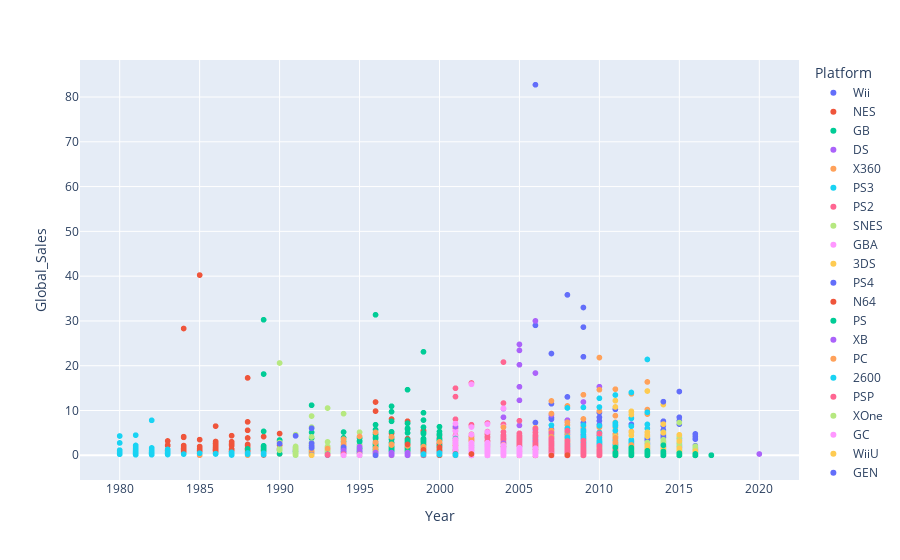

The cell this chart's notebook holds for it:
### Code cell
# create a scatter plot to observe any outliers in the data
# refer to scatter plot examples here: https://plotly.com/python/line-and-scatter/
# tip: include the hover_data argument 
px.scatter(df, x="Year", y="Global_Sales", hover_data=["Name"], color="Platform")

### Figure 1 — Plotly figure (JSON) as saved in the notebook; plotly's stock layout.template omitted (floating-point values rounded to 4 significant figures; data arrays with more than 128 entries replaced by an {"elided": "..."} marker saying what was removed)
{"data": [{"customdata": {"elided": "1325x1 str values"}, "hovertemplate": "Platform=Wii<br>Year=%{x}<br>Global_Sales=%{y}<br>Name=%{customdata[0]}<extra></extra>", "legendgroup": "Wii", "marker": {"color": "#636efa", "symbol": "circle"}, "mode": "markers", "name": "Wii", "showlegend": true, "type": "scattergl", "x": {"elided": "1325 int values"}, "xaxis": "x", "y": {"elided": "1325 float values"}, "yaxis": "y"}, {"customdata": [["Super Mario Bros."], ["Duck Hunt"], ["Super Mario Bros. 3"], ["Super Mario Bros. 2"], ["The Legend of Zelda"], ["Tetris"], ["Dr. Mario"], ["Zelda II: The Adventure of Link"], ["Teenage Mutant Ninja Turtles"], ["Excitebike"], ["Golf"], ["Dragon Warrior III"], ["Kung Fu"], ["Baseball"], ["Dragon Warrior IV"], ["World Class Track Meet"], ["Mike Tyson's Punch-Out!!"], ["Metroid"], ["Super Mario Bros.: The Lost Levels"], ["Dragon Warrior II"], ["Dragon Warrior"], ["Ice Hockey"], ["Pro Wrestling"], ["Mario Bros."], ["Teenage Mutant Ninja Turtles II: The Arcade Game"], ["Pro Yakyuu Family Stadium"], ["Tennis"], ["Volleyball"], ["Mahjong"], ["R.C. Pro-Am"], ["Rad Racer"], ["Soccer"], ["Pinball"], ["Kid Icarus"], ["Yoshi"], ["Kirby's Adventure"], ["Disney's DuckTales"], ["Ghosts 'n Goblins"], ["Donkey Kong Classics"], ["F1 Race"], ["Xevious"], ["Mega Man 2"], ["Ice Climber"], ["Ninja Hattori Kun: Ninja wa Shuugyou Degogiru no Maki"], ["Nintendo World Cup"], ["4 Nin uchi Mahjong"], ["Pro Yakyuu Family Stadium '87"], ["Final Fantasy III"], ["Teenage Mutant Ninja Turtles III: The Manhattan Project"], ["Gradius"], ["Gyromite"], ["Hogan's Alley"], ["Dragon Ball: Daimaou Fukkatsu"], ["Gegege no Kitarou 2: Youkai Gundan no Chousen"], ["Castlevania"], ["Pac-Man"], ["TwinBee"], ["Ganbare Goemon! Karakuri Douchuu"], ["Disney's Chip 'n Dale: Rescue Rangers"], ["Pro Yakyuu Family Stadium '88"], ["Mega Man 3"], ["Doraemon"], ["Commando"], ["Donkey Kong"], ["Yoshi's Cookie"], ["Donkey Kong Jr."], ["Lode Runner"], ["Famicom Jump: Eiyuu Retsuden"], ["Popeye"], ["Adventure Island"], ["Tag Team Match M.U.S.C.L.E."], ["Bomberman"], ["1942"], ["NES Open Tournament Golf"], ["Tetris 2"], ["Star Soldier"], ["Mega Man 4"], ["Castlevania II: Simon's Quest"], ["Balloon Fight"], ["Castlevania III: Dracula's Curse"], ["Final Fantasy"], ["Clu Clu Land"], ["Mega Man"], ["Mega Man 5"], ["Final Fantasy II"], ["Mappy"], ["The Mysterious Murasame Castle"], ["Mega Man 6"], ["Wrecking Crew"], ["Bomberman II"], ["Dig Dug"], ["Jurassic Park"], ["Tetris 2 + Bombliss"], ["Famista '91"], ["Famista '92"], ["Final Fantasy I & II"], ["Teenage Mutant Ninja Turtles: Tournament Fighters"], ["Adventures of Lolo"]], "hovertemplate": "Platform=NES<br>Year=%{x}<br>Global_Sales=%{y}<br>Name=%{customdata[0]}<extra></extra>", "legendgroup": "NES", "marker": {"color": "#EF553B", "symbol": "circle"}, "mode": "markers", "name": "NES", "showlegend": true, "type": "scattergl", "x": [1985, 1984, 1988, 1988, 1986, 1988, 1990, 1987, 1989, 1984, 1984, 1988, 1985, 1983, 1990, 1986, 1987, 1986, 1986, 1987, 1986, 1988, 1987, 1983, 1990, 1986, 1984, 1987, 1983, 1988, 1986, 1985, 1984, 1986, 1991, 1993, 1989, 1986, 1988, 1984, 1984, 1988, 1985, 1986, 1990, 1984, 1987, 1990, 1991, 1986, 1985, 1984, 1988, 1987, 1986, 1984, 1986, 1986, 1990, 1988, 1990, 1986, 1986, 1983, 1992, 1983, 1984, 1989, 1983, 1986, 1985, 1985, 1985, 1991, 1993, 1986, 1991, 1987, 1985, 1989, 1987, 1984, 1987, 1992, 1988, 1984, 1986, 1993, 1985, 1991, 1985, 1993, 1991, 1990, 1991, 1994, 1992, 1989], "xaxis": "x", "y": [40.24, 28.31, 17.28, 7.46, 6.51, 5.58, 4.85, 4.38, 4.17, 4.16, 4.01, 3.87, 3.5, 3.2, 3.12, 3.08, 3.02, 2.73, 2.65, 2.56, 2.52, 2.42, 2.4, 2.28, 2.23, 2.2, 2.17, 2.15, 2.14, 2.14, 1.96, 1.96, 1.85, 1.76, 1.75, 1.75, 1.67, 1.64, 1.56, 1.52, 1.52, 1.51, 1.5, 1.5, 1.48, 1.45, 1.42, 1.4, 1.39, 1.36, 1.32, 1.27, 1.25, 1.25, 1.23, 1.22, 1.2, 1.2, 1.19, 1.18, 1.17, 1.15, 1.14, 1.13, 1.12, 1.11, 1.1, 1.1, 1.1, 1.05, 1.05, 1.03, 1, 1, 0.98, 0.96, 0.93, 0.93, 0.92, 0.85, 0.84, 0.82, 0.81, 0.79, 0.76, 0.69, 0.57, 0.52, 0.51, 0.44, 0.41, 0.36, 0.32, 0.3, 0.28, 0.11, 0.07, 0.06], "yaxis": "y"}, {"customdata": [["Pokemon Red/Pokemon Blue"], ["Tetris"], ["Pokemon Gold/Pokemon Silver"], ["Super Mario Land"], ["Pokémon Yellow: Special Pikachu Edition"], ["Super Mario Land 2: 6 Golden Coins"], ["Pokémon Crystal Version"], ["Dr. Mario"], ["Pokemon Pinball"], ["Super Mario Land 3: Wario Land"], ["Kirby's Dream Land"], ["Super Mario Bros."], ["Donkey Kong Land"], ["The Legend of Zelda: Link's Awakening"], ["Pokémon Trading Card Game"], ["F-1 Race"], ["Donkey Kong"], ["Kirby's Dream Land 2"], ["Donkey Kong Land II"], ["Dragon Warrior Monsters"], ["The Legend of Zelda: Link's Awakening DX"], ["Wario Land 3"], ["Kirby's Pinball Land"], ["Donkey Kong Country"], ["Yu-Gi-Oh: Duel Monsters 4"], ["Golf"], ["Tennis"], ["Alleyway"], ["Tetris DX"], ["The Legend of Zelda: Oracle of Ages"], ["The Legend of Zelda: Oracle of Seasons"], ["Metroid II: Return of Samus"], ["Harry Potter and the Sorcerer's Stone"], ["Yoshi's Cookie"], ["Baseball"], ["Yu-Gi-Oh! Duel Monsters"], ["Dragon Quest Monsters 2"], ["Wario Land II"], ["Tamagotchi"], ["Game de Hakken!! Tamagotchi 2"], ["Disney's DuckTales"], ["Tony Hawk's Pro Skater"], ["Yakuman"], ["Tetris 2 (All region sales)"], ["Kirby Tilt 'n' Tumble"], ["Game & Watch Gallery 2"], ["Game & Watch Gallery 3"], ["SolarStriker"], ["Mario Tennis"], ["Qix"], ["Super R.C. Pro-Am"], ["Yu-Gi-Oh! Duel Monsters II: Dark Duel Stories"], ["The Final Fantasy Legend"], ["Donkey Kong Land III"], ["Game & Watch Gallery"], ["Pokemon Card GB2: Here Comes Team GR!"], ["Yu-Gi-Oh! Dark Duel Stories"], ["Dragon Warrior III"], ["Dragon Warrior I&II"], ["Final Fantasy Legend III"], ["Yoshi"], ["Mario's Picross"], ["Hamtaro: Ham-Hams Unite!"], ["Medarot 2: Kabuto / Kuwagata Version"], ["Medarot: Kabuto / Kuwagata Version"], ["From TV Animation One Piece: Yume no Lufy Kaizokudan Tanjou!"], ["Wario Land II (GBC)"], ["Final Fantasy Adventure"], ["Mini-Yonku GB: Let's & Go!!"], ["Picross 2"], ["Extra Bases"], ["Kirby's Block Ball"], ["Mario Golf"], ["Gameboy Gallery"], ["Hamster Tarou"], ["Mega Man: Dr. Wily's Revenge"], ["Mega Man II"], ["Donkey Kong GB: Dinky Kong & Dixie Kong"], ["Fushigi no Dungeon: Fuurai no Shiren GB: Tsukikagemura no Kaibutsu"], ["Medarot 3: Kabuto / Kuwagata Version"], ["Power Pro Kun Pocket 2"], ["Harvest Moon GB"], ["Tetris 2 (weekly jp sales)"], ["Tetris Attack"], ["Kirby's Star Stacker"], ["Trade & Battle: Card Hero"], ["GameBoy Wars"], ["Power Pro Kun Pocket"], ["Sakura Wars GB"], ["Star Ocean: Blue Sphere"], ["Yu-Gi-Oh! Monster Capture GB"], ["Harvest Moon 2 GBC"], ["Medarot 4: Kabuto / Kuwagata Version"], ["Mega Man Xtreme"], ["Mega Man Xtreme 2"], ["Metal Gear Solid"], ["Power Pro GB"], ["Teenage Mutant Ninja Turtles II: Back from the Sewers"]], "hovertemplate": "Platform=GB<br>Year=%{x}<br>Global_Sales=%{y}<br>Name=%{customdata[0]}<extra></extra>", "legendgroup": "GB", "marker": {"color": "#00cc96", "symbol": "circle"}, "mode": "markers", "name": "GB", "showlegend": true, "type": "scattergl", "x": [1996, 1989, 1999, 1989, 1998, 1992, 2000, 1989, 1999, 1994, 1992, 1999, 1994, 1992, 1998, 1990, 1994, 1995, 1996, 1998, 1998, 2000, 1992, 2000, 2000, 1989, 1989, 1989, 1998, 2001, 2001, 1991, 2001, 1992, 1989, 1998, 2001, 1997, 1996, 1997, 1988, 2000, 1989, 1992, 2000, 1997, 1999, 1989, 2000, 1990, 1991, 1999, 1989, null, 1997, 2001, 2000, 2000, 1999, 1991, 1991, 1995, 2001, 1999, 1997, 2001, 1998, 1991, 1997, 1996, 1990, 1995, 1999, 1995, 1999, 1991, 1991, 2000, 1996, 2000, 2000, 1997, 1992, 1996, 1997, 2000, 1991, 1999, 2000, 2001, 2000, 1999, 2001, 2000, 2001, 2000, 1998, 1991], "xaxis": "x", "y": [31.37, 30.26, 23.1, 18.14, 14.64, 11.18, 6.39, 5.34, 5.31, 5.19, 5.13, 5.07, 3.91, 3.83, 3.7, 3.41, 3.07, 2.36, 2.35, 2.35, 2.22, 2.2, 2.19, 2.19, 2.18, 2.12, 1.99, 1.94, 1.93, 1.92, 1.86, 1.76, 1.73, 1.68, 1.61, 1.61, 1.56, 1.48, 1.45, 1.45, 1.43, 1.33, 1.28, 1.24, 1.23, 1.22, 1.22, 1.2, 1.18, 1.15, 1.14, 1.1, 1.1, 1.03, 1, 0.89, 0.83, 0.81, 0.77, 0.76, 0.73, 0.62, 0.56, 0.54, 0.4, 0.39, 0.38, 0.38, 0.37, 0.35, 0.33, 0.32, 0.31, 0.3, 0.3, 0.28, 0.28, 0.28, 0.27, 0.27, 0.25, 0.23, 0.23, 0.23, 0.22, 0.2, 0.18, 0.17, 0.14, 0.14, 0.14, 0.12, 0.12, 0.07, 0.07, 0.07, 0.07, 0.06], "yaxis": "y"}, {"customdata": {"elided": "2163x1 str values"}, "hovertemplate": "Platform=DS<br>Year=%{x}<br>Global_Sales=%{y}<br>Name=%{customdata[0]}<extra></extra>", "legendgroup": "DS", "marker": {"color": "#ab63fa", "symbol": "circle"}, "mode": "markers", "name": "DS", "showlegend": true, "type": "scattergl", "x": {"elided": "2163 int values"}, "xaxis": "x", "y": {"elided": "2163 float values"}, "yaxis": "y"}, {"customdata": {"elided": "1265x1 str values"}, "hovertemplate": "Platform=X360<br>Year=%{x}<br>Global_Sales=%{y}<br>Name=%{customdata[0]}<extra></extra>", "legendgroup": "X360", "marker": {"color": "#FFA15A", "symbol": "circle"}, "mode": "markers", "name": "X360", "showlegend": true, "type": "scattergl", "x": {"elided": "1265 int values"}, "xaxis": "x", "y": {"elided": "1265 float values"}, "yaxis": "y"}, {"customdata": {"elided": "1329x1 str values"}, "hovertemplate": "Platform=PS3<br>Year=%{x}<br>Global_Sales=%{y}<br>Name=%{customdata[0]}<extra></extra>", "legendgroup": "PS3", "marker": {"color": "#19d3f3", "symbol": "circle"}, "mode": "markers", "name": "PS3", "showlegend": true, "type": "scattergl", "x": {"elided": "1329 int values"}, "xaxis": "x", "y": {"elided": "1329 float values"}, "yaxis": "y"}, {"customdata": {"elided": "2161x1 str values"}, "hovertemplate": "Platform=PS2<br>Year=%{x}<br>Global_Sales=%{y}<br>Name=%{customdata[0]}<extra></extra>", "legendgroup": "PS2", "marker": {"color": "#FF6692", "symbol": "circle"}, "mode": "markers", "name": "PS2", "showlegend": true, "type": "scattergl", "x": {"elided": "2161 int values"}, "xaxis": "x", "y": {"elided": "2161 float values"}, "yaxis": "y"}, {"customdata": {"elided": "239x1 str values"}, "hovertemplate": "Platform=SNES<br>Year=%{x}<br>Global_Sales=%{y}<br>Name=%{customdata[0]}<extra></extra>", "legendgroup": "SNES", "marker": {"color": "#B6E880", "symbol": "circle"}, "mode": "markers", "name": "SNES", "showlegend": true, "type": "scattergl", "x": {"elided": "239 int values"}, "xaxis": "x", "y": {"elided": "239 float values"}, "yaxis": "y"}, {"customdata": {"elided": "822x1 str values"}, "hovertemplate": "Platform=GBA<br>Year=%{x}<br>Global_Sales=%{y}<br>Name=%{customdata[0]}<extra></extra>", "legendgroup": "GBA", "marker": {"color": "#FF97FF", "symbol": "circle"}, "mode": "markers", "name": "GBA", "showlegend": true, "type": "scattergl", "x": {"elided": "822 int values"}, "xaxis": "x", "y": {"elided": "822 float values"}, "yaxis": "y"}, {"customdata": {"elided": "509x1 str values"}, "hovertemplate": "Platform=3DS<br>Year=%{x}<br>Global_Sales=%{y}<br>Name=%{customdata[0]}<extra></extra>", "legendgroup": "3DS", "marker": {"color": "#FECB52", "symbol": "circle"}, "mode": "markers", "name": "3DS", "showlegend": true, "type": "scattergl", "x": {"elided": "509 int values"}, "xaxis": "x", "y": {"elided": "509 float values"}, "yaxis": "y"}, {"customdata": {"elided": "336x1 str values"}, "hovertemplate": "Platform=PS4<br>Year=%{x}<br>Global_Sales=%{y}<br>Name=%{customdata[0]}<extra></extra>", "legendgroup": "PS4", "marker": {"color": "#636efa", "symbol": "circle"}, "mode": "markers", "name": "PS4", "showlegend": true, "type": "scattergl", "x": {"elided": "336 int values"}, "xaxis": "x", "y": {"elided": "336 float values"}, "yaxis": "y"}, {"customdata": {"elided": "319x1 str values"}, "hovertemplate": "Platform=N64<br>Year=%{x}<br>Global_Sales=%{y}<br>Name=%{customdata[0]}<extra></extra>", "legendgroup": "N64", "marker": {"color": "#EF553B", "symbol": "circle"}, "mode": "markers", "name": "N64", "showlegend": true, "type": "scattergl", "x": {"elided": "319 int values"}, "xaxis": "x", "y": {"elided": "319 float values"}, "yaxis": "y"}, {"customdata": {"elided": "1196x1 str values"}, "hovertemplate": "Platform=PS<br>Year=%{x}<br>Global_Sales=%{y}<br>Name=%{customdata[0]}<extra></extra>", "legendgroup": "PS", "marker": {"color": "#00cc96", "symbol": "circle"}, "mode": "markers", "name": "PS", "showlegend": true, "type": "scattergl", "x": {"elided": "1196 int values"}, "xaxis": "x", "y": {"elided": "1196 float values"}, "yaxis": "y"}, {"customdata": {"elided": "824x1 str values"}, "hovertemplate": "Platform=XB<br>Year=%{x}<br>Global_Sales=%{y}<br>Name=%{customdata[0]}<extra></extra>", "legendgroup": "XB", "marker": {"color": "#ab63fa", "symbol": "circle"}, "mode": "markers", "name": "XB", "showlegend": true, "type": "scattergl", "x": {"elided": "824 int values"}, "xaxis": "x", "y": {"elided": "824 float values"}, "yaxis": "y"}, {"customdata": {"elided": "960x1 str values"}, "hovertemplate": "Platform=PC<br>Year=%{x}<br>Global_Sales=%{y}<br>Name=%{customdata[0]}<extra></extra>", "legendgroup": "PC", "marker": {"color": "#FFA15A", "symbol": "circle"}, "mode": "markers", "name": "PC", "showlegend": true, "type": "scattergl", "x": {"elided": "960 int values"}, "xaxis": "x", "y": {"elided": "960 float values"}, "yaxis": "y"}, {"customdata": {"elided": "133x1 str values"}, "hovertemplate": "Platform=2600<br>Year=%{x}<br>Global_Sales=%{y}<br>Name=%{customdata[0]}<extra></extra>", "legendgroup": "2600", "marker": {"color": "#19d3f3", "symbol": "circle"}, "mode": "markers", "name": "2600", "showlegend": true, "type": "scattergl", "x": {"elided": "133 int values"}, "xaxis": "x", "y": {"elided": "133 float values"}, "yaxis": "y"}, {"customdata": {"elided": "1213x1 str values"}, "hovertemplate": "Platform=PSP<br>Year=%{x}<br>Global_Sales=%{y}<br>Name=%{customdata[0]}<extra></extra>", "legendgroup": "PSP", "marker": {"color": "#FF6692", "symbol": "circle"}, "mode": "markers", "name": "PSP", "showlegend": true, "type": "scattergl", "x": {"elided": "1213 int values"}, "xaxis": "x", "y": {"elided": "1213 float values"}, "yaxis": "y"}, {"customdata": {"elided": "213x1 str values"}, "hovertemplate": "Platform=XOne<br>Year=%{x}<br>Global_Sales=%{y}<br>Name=%{customdata[0]}<extra></extra>", "legendgroup": "XOne", "marker": {"color": "#B6E880", "symbol": "circle"}, "mode": "markers", "name": "XOne", "showlegend": true, "type": "scattergl", "x": {"elided": "213 int values"}, "xaxis": "x", "y": {"elided": "213 float values"}, "yaxis": "y"}, {"customdata": {"elided": "556x1 str values"}, "hovertemplate": "Platform=GC<br>Year=%{x}<br>Global_Sales=%{y}<br>Name=%{customdata[0]}<extra></extra>", "legendgroup": "GC", "marker": {"color": "#FF97FF", "symbol": "circle"}, "mode": "markers", "name": "GC", "showlegend": true, "type": "scattergl", "x": {"elided": "556 int values"}, "xaxis": "x", "y": {"elided": "556 float values"}, "yaxis": "y"}, {"customdata": {"elided": "143x1 str values"}, "hovertemplate": "Platform=WiiU<br>Year=%{x}<br>Global_Sales=%{y}<br>Name=%{customdata[0]}<extra></extra>", "legendgroup": "WiiU", "marker": {"color": "#FECB52", "symbol": "circle"}, "mode": "markers", "name": "WiiU", "showlegend": true, "type": "scattergl", "x": {"elided": "143 int values"}, "xaxis": "x", "y": {"elided": "143 float values"}, "yaxis": "y"}, {"customdata": [["Sonic the Hedgehog 2"], ["Sonic the Hedgehog"], ["Mortal Kombat"], ["Streets of Rage"], ["NBA Jam"], ["Sonic & Knuckles"], ["Sonic the Hedgehog 3"], ["Street Fighter II': Special Champion Edition"], ["Disney's The Lion King"], ["Mortal Kombat 3"], ["NBA Jam Tournament Edition"], ["Virtua Racing"], ["Shining Force II"], ["Super Street Fighter II"], ["Lunar 2: Eternal Blue(sales, but wrong system)"], ["Gunstar Heroes"], ["Ecco the Dolphin"], ["Yuu Yuu Hakusho: Makyo Toitsusen"], ["Dragon Slayer: The Legend of Heroes"], ["Ecco: The Tides of Time"], ["Street Fighter II': Special Champion Edition (JP weekly sales)"], ["Streets of Rage 3"], ["Dynamite Headdy"], ["Beyond Oasis"], ["J-League Pro Striker 2"], ["Castlevania Bloodlines"], ["Puzzle & Action: Tant-R"]], "hovertemplate": "Platform=GEN<br>Year=%{x}<br>Global_Sales=%{y}<br>Name=%{customdata[0]}<extra></extra>", "legendgroup": "GEN", "marker": {"color": "#636efa", "symbol": "circle"}, "mode": "markers", "name": "GEN", "showlegend": true, "type": "scattergl", "x": [1992, 1991, 1992, 1990, 1992, 1994, 1994, 1992, 1994, 1994, 1994, 1994, 1993, 1993, 1994, 1992, 1992, 1994, 1994, 1993, 1993, 1993, 1993, 1993, 1994, 1994, 1994], "xaxis": "x", "y": [6.03, 4.34, 2.67, 2.6, 2.05, 1.82, 1.76, 1.66, 1.41, 1.34, 1.11, 0.26, 0.19, 0.15, 0.14, 0.13, 0.12, 0.08, 0.08, 0.07, 0.07, 0.07, 0.05, 0.05, 0.04, 0.04, 0.03], "yaxis": "y"}, {"customdata": [["Sonic Adventure"], ["Crazy Taxi"], ["NFL 2K"], ["Shenmue"], ["Resident Evil - Code: Veronica"], ["NFL 2K1"], ["Seaman"], ["Sega Rally Championship 2"], ["Virtua Fighter 3tb"], ["J-League Pro Soccer Club o Tsukurou!"], ["SoulCalibur"], ["Sakura Wars 3: Paris wa Moeteiru ka"], ["Virtua Striker 2"], ["Sakura Wars 4: Koi Seyo,Otome"], ["The House of the Dead 2"], ["Pro Yakyuu Team o Tsukurou!"], ["Capcom vs. SNK"], ["Phantasy Star Online"], ["Grandia II"], ["Phantasy Star Online Ver. 2"], ["Soccer Tsuku Tokudai Gou: J-League Pro Soccer Club o Tsukurou"], ["Tokyo Xtreme Racer"], ["Shenmue II"], ["Power Stone"], ["Marvel vs. Capcom 2: New Age of Heroes"], ["Dead or Alive 2"], ["Sega GT"], ["Capcom vs. SNK 2: Millionaire Fighting 2001"], ["Sonic Adventure 2"], ["Sakura Wars"], ["The King of Fighters: Dream Match 1999"], ["Blue Stinger"], ["Marvel vs. Capcom: Clash of Super Heroes"], ["Sakura Wars 2: Kimi, Shinitamou koto Nakare"], ["Skies of Arcadia"], ["Sega Bass Fishing"], ["Derby Tsuku: Derby Uma o Tsukurou!"], ["Godzilla Generations"], ["Sentimental Graffiti 2"], ["The King of Fighters: Evolution"], ["Crazy Taxi 2"], ["July"], ["Kanon"], ["PenPen TriIceLon"], ["Jikkyou Powerful Pro Yakyuu DreamCast Edition"], ["The Typing of the Dead"], ["NBA 2K"], ["Capcom vs. SNK: Millennium Fight 2000 Pro"], ["Gundam Battle Online"], ["Pia Carrot e Youkoso!! 2.5"], ["Fighting Vipers 2"], ["Triggerheart Exelica"]], "hovertemplate": "Platform=DC<br>Year=%{x}<br>Global_Sales=%{y}<br>Name=%{customdata[0]}<extra></extra>", "legendgroup": "DC", "marker": {"color": "#EF553B", "symbol": "circle"}, "mode": "markers", "name": "DC", "showlegend": true, "type": "scattergl", "x": [1998, 2000, 1999, 1999, 2000, 2000, 1999, 1999, 1998, 1999, 1999, 2001, 1999, 2002, 1998, 1999, 2000, 2000, 2000, 2001, 2000, 1999, 2001, 1998, 2000, 2000, 2000, 2001, 2001, 2000, 1999, 1999, 1999, 2000, 2000, 1999, 2000, 1998, 2000, 2000, 2001, 1998, 2000, 1998, 2000, 2000, 1999, 2001, 2001, 2008, 2000, 2007], "xaxis": "x", "y": [2.42, 1.81, 1.2, 1.18, 1.14, 1.09, 0.52, 0.41, 0.37, 0.36, 0.34, 0.33, 0.32, 0.29, 0.26, 0.23, 0.22, 0.2, 0.2, 0.19, 0.18, 0.17, 0.15, 0.14, 0.14, 0.14, 0.13, 0.12, 0.12, 0.11, 0.1, 0.1, 0.1, 0.1, 0.09, 0.09, 0.08, 0.08, 0.08, 0.07, 0.07, 0.06, 0.06, 0.06, 0.06, 0.05, 0.05, 0.05, 0.04, 0.04, 0.04, 0.02], "yaxis": "y"}, {"customdata": {"elided": "413x1 str values"}, "hovertemplate": "Platform=PSV<br>Year=%{x}<br>Global_Sales=%{y}<br>Name=%{customdata[0]}<extra></extra>", "legendgroup": "PSV", "marker": {"color": "#00cc96", "symbol": "circle"}, "mode": "markers", "name": "PSV", "showlegend": true, "type": "scattergl", "x": {"elided": "413 int values"}, "xaxis": "x", "y": {"elided": "413 float values"}, "yaxis": "y"}, {"customdata": {"elided": "173x1 str values"}, "hovertemplate": "Platform=SAT<br>Year=%{x}<br>Global_Sales=%{y}<br>Name=%{customdata[0]}<extra></extra>", "legendgroup": "SAT", "marker": {"color": "#ab63fa", "symbol": "circle"}, "mode": "markers", "name": "SAT", "showlegend": true, "type": "scattergl", "x": {"elided": "173 int values"}, "xaxis": "x", "y": {"elided": "173 float values"}, "yaxis": "y"}, {"customdata": [["Sonic CD"], ["Shining Force CD"], ["Formula One World Championship: Beyond the Limit"], ["Record of Lodoss War: Eiyuu Sensou"], ["Game no Kanzume Vol 2"], ["Game no Kanzume Vol 1"]], "hovertemplate": "Platform=SCD<br>Year=%{x}<br>Global_Sales=%{y}<br>Name=%{customdata[0]}<extra></extra>", "legendgroup": "SCD", "marker": {"color": "#FFA15A", "symbol": "circle"}, "mode": "markers", "name": "SCD", "showlegend": true, "type": "scattergl", "x": [1993, 1994, 1994, 1994, 1994, 1994], "xaxis": "x", "y": [1.5, 0.14, 0.07, 0.06, 0.05, 0.05], "yaxis": "y"}, {"customdata": [["Final Fantasy"], ["Digimon Adventure: Anode Tamer"], ["Final Fantasy II"], ["Chocobo no Fushigi Dungeon for WonderSwan"], ["Super Robot Taisen Compact 2 Dai-1-Bu"], ["SD Gundam G Generation: Gather Beat 2"]], "hovertemplate": "Platform=WS<br>Year=%{x}<br>Global_Sales=%{y}<br>Name=%{customdata[0]}<extra></extra>", "legendgroup": "WS", "marker": {"color": "#19d3f3", "symbol": "circle"}, "mode": "markers", "name": "WS", "showlegend": true, "type": "scattergl", "x": [2000, 1999, 2001, 1999, 2000, 2001], "xaxis": "x", "y": [0.51, 0.28, 0.25, 0.18, 0.17, 0.03], "yaxis": "y"}, {"customdata": [["Samurai Shodown II"], ["The King of Fighters '95 (CD)"], ["The King of Fighters '95"], ["Samurai Spirits (CD)"], ["The King of Fighters '94 (CD)"], ["The King of Fighters '94"], ["Samurai Shodown III"], ["Samurai Shodown"], ["The King of Fighters '96"], ["Art of Fighting 3: The Path of the Warrior"], ["Far East of Eden Shinden"], ["Super Dodge Ball"]], "hovertemplate": "Platform=NG<br>Year=%{x}<br>Global_Sales=%{y}<br>Name=%{customdata[0]}<extra></extra>", "legendgroup": "NG", "marker": {"color": "#FF6692", "symbol": "circle"}, "mode": "markers", "name": "NG", "showlegend": true, "type": "scattergl", "x": [1994, 1994, 1995, 1994, 1993, 1994, 1995, 1993, 1996, 1996, 1995, 1995], "xaxis": "x", "y": [0.25, 0.23, 0.2, 0.2, 0.14, 0.12, 0.08, 0.07, 0.06, 0.04, 0.03, 0.02], "yaxis": "y"}, {"customdata": [["Doukyuusei"], ["Ginga Fukei Densetsu: Sapphire"]], "hovertemplate": "Platform=TG16<br>Year=%{x}<br>Global_Sales=%{y}<br>Name=%{customdata[0]}<extra></extra>", "legendgroup": "TG16", "marker": {"color": "#B6E880", "symbol": "circle"}, "mode": "markers", "name": "TG16", "showlegend": true, "type": "scattergl", "x": [1995, 1995], "xaxis": "x", "y": [0.14, 0.02], "yaxis": "y"}, {"customdata": [["Policenauts"], ["Bust-A-Move"], ["Sotsugyou II: Neo Generation Special"]], "hovertemplate": "Platform=3DO<br>Year=%{x}<br>Global_Sales=%{y}<br>Name=%{customdata[0]}<extra></extra>", "legendgroup": "3DO", "marker": {"color": "#FF97FF", "symbol": "circle"}, "mode": "markers", "name": "3DO", "showlegend": true, "type": "scattergl", "x": [1995, 1994, 1995], "xaxis": "x", "y": [0.06, 0.02, 0.02], "yaxis": "y"}, {"customdata": [["Sonic the Hedgehog 2 (8-bit)"]], "hovertemplate": "Platform=GG<br>Year=%{x}<br>Global_Sales=%{y}<br>Name=%{customdata[0]}<extra></extra>", "legendgroup": "GG", "marker": {"color": "#FECB52", "symbol": "circle"}, "mode": "markers", "name": "GG", "showlegend": true, "type": "scattergl", "x": [1992], "xaxis": "x", "y": [0.04], "yaxis": "y"}, {"customdata": [["Blue Breaker: Ken Yorimo Hohoemi o"]], "hovertemplate": "Platform=PCFX<br>Year=%{x}<br>Global_Sales=%{y}<br>Name=%{customdata[0]}<extra></extra>", "legendgroup": "PCFX", "marker": {"color": "#636efa", "symbol": "circle"}, "mode": "markers", "name": "PCFX", "showlegend": true, "type": "scattergl", "x": [1996], "xaxis": "x", "y": [0.03], "yaxis": "y"}], "layout": {"legend": {"title": {"text": "Platform"}, "tracegroupgap": 0}, "margin": {"t": 60}, "xaxis": {"anchor": "y", "domain": [0, 1], "title": {"text": "Year"}}, "yaxis": {"anchor": "x", "domain": [0, 1], "title": {"text": "Global_Sales"}}}}
